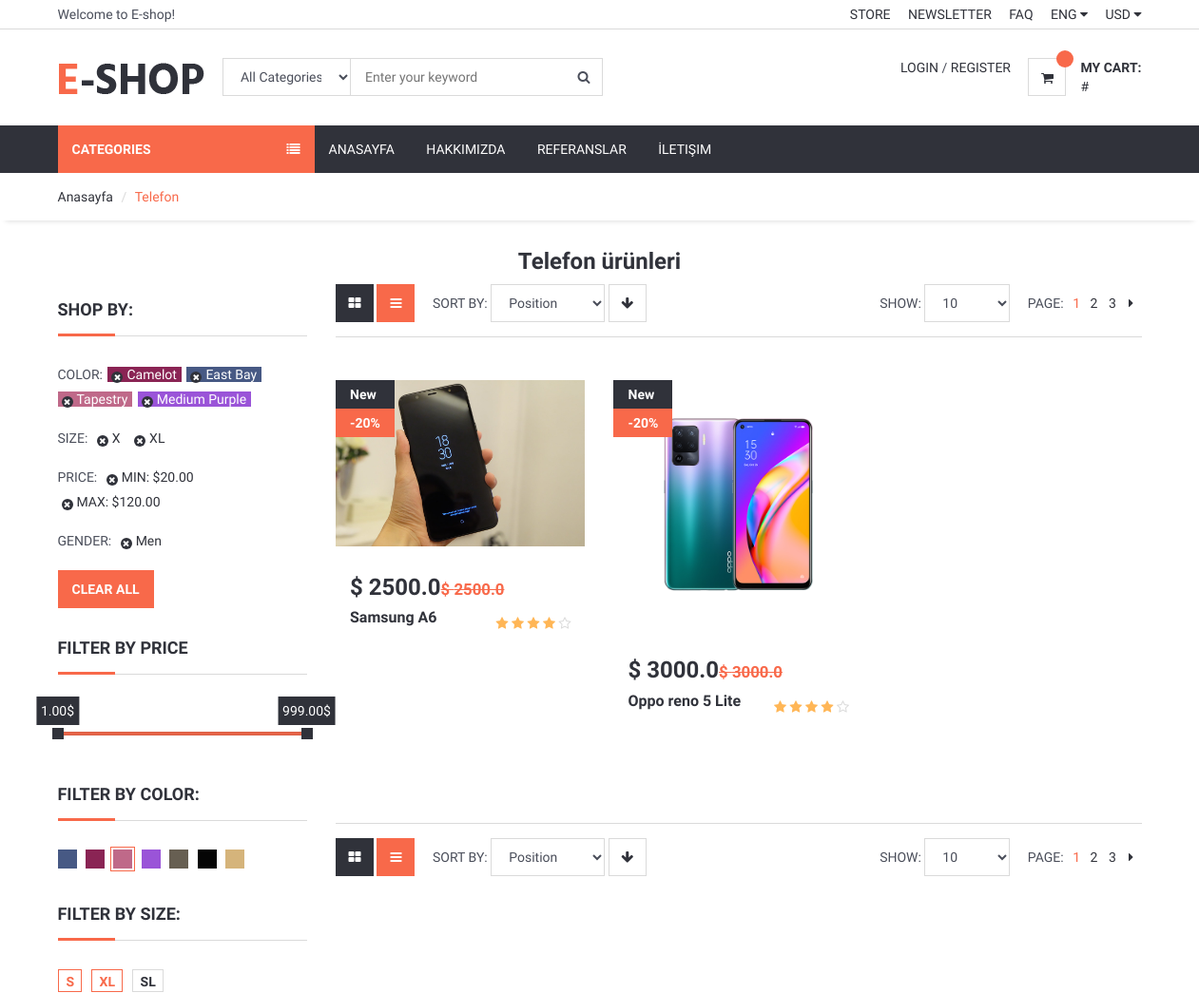
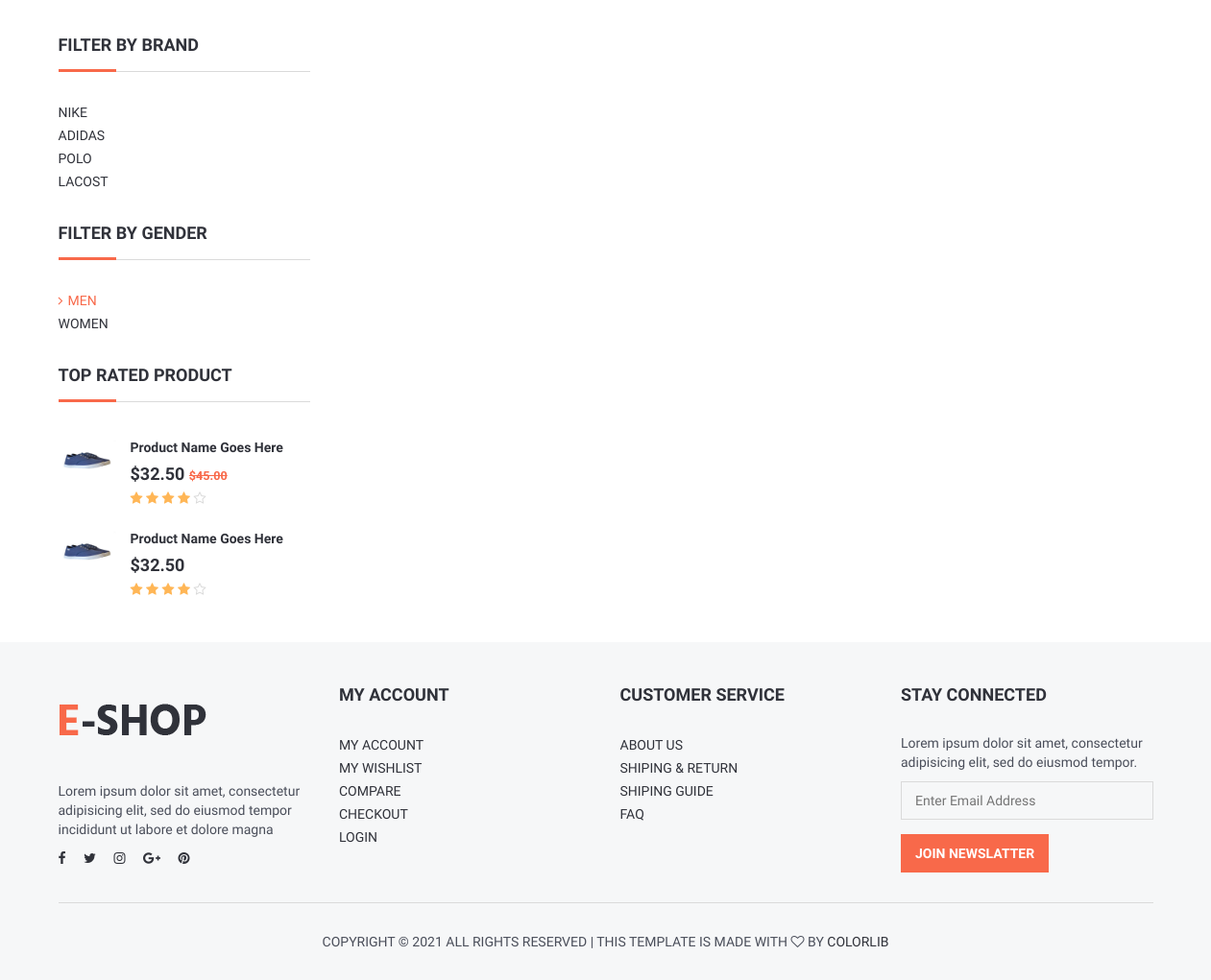
The page /category/6/telefon on the database its author committed (2 pictures, top to bottom).
### product/models.py (models this page shows, shortened)
class Category(MPTTModel):
    STATUS = (
        ("False", "Yanlış"),
        ("True", "Doğru")
    )
    parent = TreeForeignKey(
        "self", on_delete=models.CASCADE, related_name="children", blank=True, null=True)
    title = models.CharField(max_length=255, verbose_name="İsim")
    keywords = models.CharField(
        max_length=255, verbose_name="Anahtar Kelimeler")
    description = models.CharField(max_length=255, verbose_name="Açıklama")
    image = models.ImageField(verbose_name="Resim",
                              upload_to="images", blank=True)
    status = models.CharField(verbose_name="Durum",
                              max_length=5, choices=STATUS)
    slug = models.SlugField(null=False, unique=True)
    create_at = models.DateTimeField(auto_now_add=True)
    update_at = models.DateTimeField(auto_now=True)
    class MPTTMeta:
        order_insertion_by = ["title"]

class Product(models.Model):
    STATUS = (
        ("False", "Yanlış"),
        ("True", "Doğru")
    )
    title = models.CharField(max_length=255, verbose_name="İsim")
    keywords = models.CharField(
        max_length=255, verbose_name="Anahtar Kelimeler")
    description = models.CharField(max_length=255, verbose_name="Açıklama")
    image = models.ImageField(verbose_name="Resim",
                              upload_to="images/", blank=True)
    category = models.ForeignKey(
        Category, blank=True, null=True, on_delete=models.CASCADE)
    detail = RichTextField()
    price = models.FloatField()
    amount = models.IntegerField()
    slug = models.SlugField(null=False, unique=True)
    create_at = models.DateTimeField(auto_now_add=True)
    update_at = models.DateTimeField(auto_now=True)

### home/views.py (the view)
def category_products(request, id, slug):
    products = Product.objects.filter(category_id=id)
    category = Category.objects.all()
    current_category = Category.objects.get(pk=id)
    context = {
        "products": products,
        "categories": category,
        "category": current_category,
    }
    return render(request, "products.html", context)

### home/templates/products.html (shortened to what this page needs)
{% extends 'homebase.html' %} {% load static %}
{% block sidebar %}
    {% include 'sidebar.html' %}
{% endblock %}
{% block body %}
<div id="breadcrumb">
	<div class="container">
		<ul class="breadcrumb">
			<li><a href="#">Anasayfa</a></li>
			<li class="active">{{ category.title }}</li>
		</ul>
	</div>
</div>
<div class="section">
	<div class="container">
		<div class="row">
			<h3 style="text-align: center">{{ category.title }} ürünleri</h3>
			<div id="aside" class="col-md-3">
				<div class="aside">
					<h3 class="aside-title">Shop by:</h3>
					<ul class="filter-list">
						<li><span class="text-uppercase">color:</span></li>
						<li><a href="#" style="color: #fff; background-color: #8a2454">Camelot</a></li>
						<li><a href="#" style="color: #fff; background-color: #475984">East Bay</a></li>
						<li><a href="#" style="color: #fff; background-color: #bf6989">Tapestry</a></li>
						<li><a href="#" style="color: #fff; background-color: #9a54d8">Medium Purple</a></li>
					</ul>
					<ul class="filter-list">
						<li><span class="text-uppercase">Size:</span></li>
						<li><a href="#">X</a></li>
						<li><a href="#">XL</a></li>
					</ul>
					<ul class="filter-list">
						<li><span class="text-uppercase">Price:</span></li>
						<li><a href="#">MIN: $20.00</a></li>
						<li><a href="#">MAX: $120.00</a></li>
					</ul>
					<ul class="filter-list">
						<li><span class="text-uppercase">Gender:</span></li>
						<li><a href="#">Men</a></li>
					</ul>
					<button class="primary-btn">Clear All</button>
				</div>
				<div class="aside">
					<h3 class="aside-title">Filter by Price</h3>
					<div id="price-slider"></div>
				</div>
				<div class="aside">
					<h3 class="aside-title">Filter By Color:</h3>
					<ul class="color-option">
						<li><a href="#" style="background-color: #475984"></a></li>
						<li><a href="#" style="background-color: #8a2454"></a></li>
						<li class="active"><a href="#" style="background-color: #bf6989"></a></li>
						<li><a href="#" style="background-color: #9a54d8"></a></li>
						<li><a href="#" style="background-color: #675f52"></a></li>
						<li><a href="#" style="background-color: #050505"></a></li>
						<li><a href="#" style="background-color: #d5b47b"></a></li>
					</ul>
				</div>
				<div class="aside">
					<h3 class="aside-title">Filter By Size:</h3>
					<ul class="size-option">
						<li class="active"><a href="#">S</a></li>
						<li class="active"><a href="#">XL</a></li>
						<li><a href="#">SL</a></li>
					</ul>
				</div>
				<div class="aside">
					<h3 class="aside-title">Filter by Brand</h3>
					<ul class="list-links">
						<li><a href="#">Nike</a></li>
						<li><a href="#">Adidas</a></li>
						<li><a href="#">Polo</a></li>
						<li><a href="#">Lacost</a></li>
					</ul>
				</div>
				<div class="aside">
					<h3 class="aside-title">Filter by Gender</h3>
					<ul class="list-links">
						<li class="active"><a href="#">Men</a></li>
						<li><a href="#">Women</a></li>
					</ul>
				</div>
				<div class="aside">
					<h3 class="aside-title">Top Rated Product</h3>
					<div class="product product-widget">
						<div class="product-thumb">
							<img src="./img/thumb-product01.jpg" alt="" />
						</div>
						<div class="product-body">
							<h2 class="product-name"><a href="#">Product Name Goes Here</a></h2>
							<h3 class="product-price">$32.50 <del class="product-old-price">$45.00</del></h3>
							<div class="product-rating">
								<i class="fa fa-star"></i>
								<i class="fa fa-star"></i>
								<i class="fa fa-star"></i>
								<i class="fa fa-star"></i>
								<i class="fa fa-star-o empty"></i>
							</div>
						</div>
					</div>
					<div class="product product-widget">
						<div class="product-thumb">
							<img src="./img/thumb-product01.jpg" alt="" />
						</div>
						<div class="product-body">
							<h2 class="product-name"><a href="#">Product Name Goes Here</a></h2>
							<h3 class="product-price">$32.50</h3>
							<div class="product-rating">
								<i class="fa fa-star"></i>
								<i class="fa fa-star"></i>
								<i class="fa fa-star"></i>
								<i class="fa fa-star"></i>
								<i class="fa fa-star-o empty"></i>
							</div>
						</div>
					</div>
				</div>
			</div>
			<div id="main" class="col-md-9">
				<div class="store-filter clearfix">
					<div class="pull-left">
						<div class="row-filter">
							<a href="#"><i class="fa fa-th-large"></i></a>
							<a href="#" class="active"><i class="fa fa-bars"></i></a>
						</div>
						<div class="sort-filter">
							<span class="text-uppercase">Sort By:</span>
							<select class="input">
								<option value="0">Position</option>
							</select>
							<a href="#" class="main-btn icon-btn"><i class="fa fa-arrow-down"></i></a>
						</div>
					</div>
					<div class="pull-right">
						<div class="page-filter">
							<span class="text-uppercase">Show:</span>
							<select class="input">
								<option value="0">10</option>
							</select>
						</div>
						<ul class="store-pages">
							<li><span class="text-uppercase">Page:</span></li>
							<li class="active">1</li>
							<li><a href="#">2</a></li>
							<li><a href="#">3</a></li>
							<li>
								<a href="#"><i class="fa fa-caret-right"></i></a>
							</li>
						</ul>
					</div>
				</div>
				<div id="store">
					<div class="row">
						{% for product in products %}
						<div class="col-md-4 col-sm-6 col-xs-6">
							<div class="product product-single">
								<div class="product-thumb">
									<div class="product-label">
										<span>New</span>
										<span class="sale">-20%</span>
									</div>
									<img src="{{ product.image.url }}" alt="" />
								</div>
								<div class="product-body">
									<h3 class="product-price">
										$ {{ product.price }}<del class="product-old-price">$ {{ product.price }}</del>
									</h3>
									<div class="product-rating">
										<i class="fa fa-star"></i>
										<i class="fa fa-star"></i>
										<i class="fa fa-star"></i>
										<i class="fa fa-star"></i>
										<i class="fa fa-star-o empty"></i>
									</div>
									<h2 class="product-name">
										<a href="{% url 'product_detail' product.id product.slug %}"
											>{{ product.title }}</a
										>
									</h2>
								</div>
							</div>
						</div>
						{% endfor %}
					</div>
				</div>
				<div class="store-filter clearfix">
					<div class="pull-left">
						<div class="row-filter">
							<a href="#"><i class="fa fa-th-large"></i></a>
							<a href="#" class="active"><i class="fa fa-bars"></i></a>
						</div>
						<div class="sort-filter">
							<span class="text-uppercase">Sort By:</span>
							<select class="input">
								<option value="0">Position</option>
							</select>
							<a href="#" class="main-btn icon-btn"><i class="fa fa-arrow-down"></i></a>
						</div>
					</div>
					<div class="pull-right">
						<div class="page-filter">
							<span class="text-uppercase">Show:</span>
							<select class="input">
								<option value="0">10</option>
							</select>
						</div>
						<ul class="store-pages">
							<li><span class="text-uppercase">Page:</span></li>
							<li class="active">1</li>
							<li><a href="#">2</a></li>
							<li><a href="#">3</a></li>
							<li>
								<a href="#"><i class="fa fa-caret-right"></i></a>
							</li>
						</ul>
					</div>
				</div>
			</div>
		</div>
	</div>
</div>
{% endblock %}

### rows shown on the page
Category: title "Telefon"
Product: image (picture), price "2500.0", title "Samsung A6"
Product: image (picture), price "3000.0", title "Oppo reno 5 Lite"
